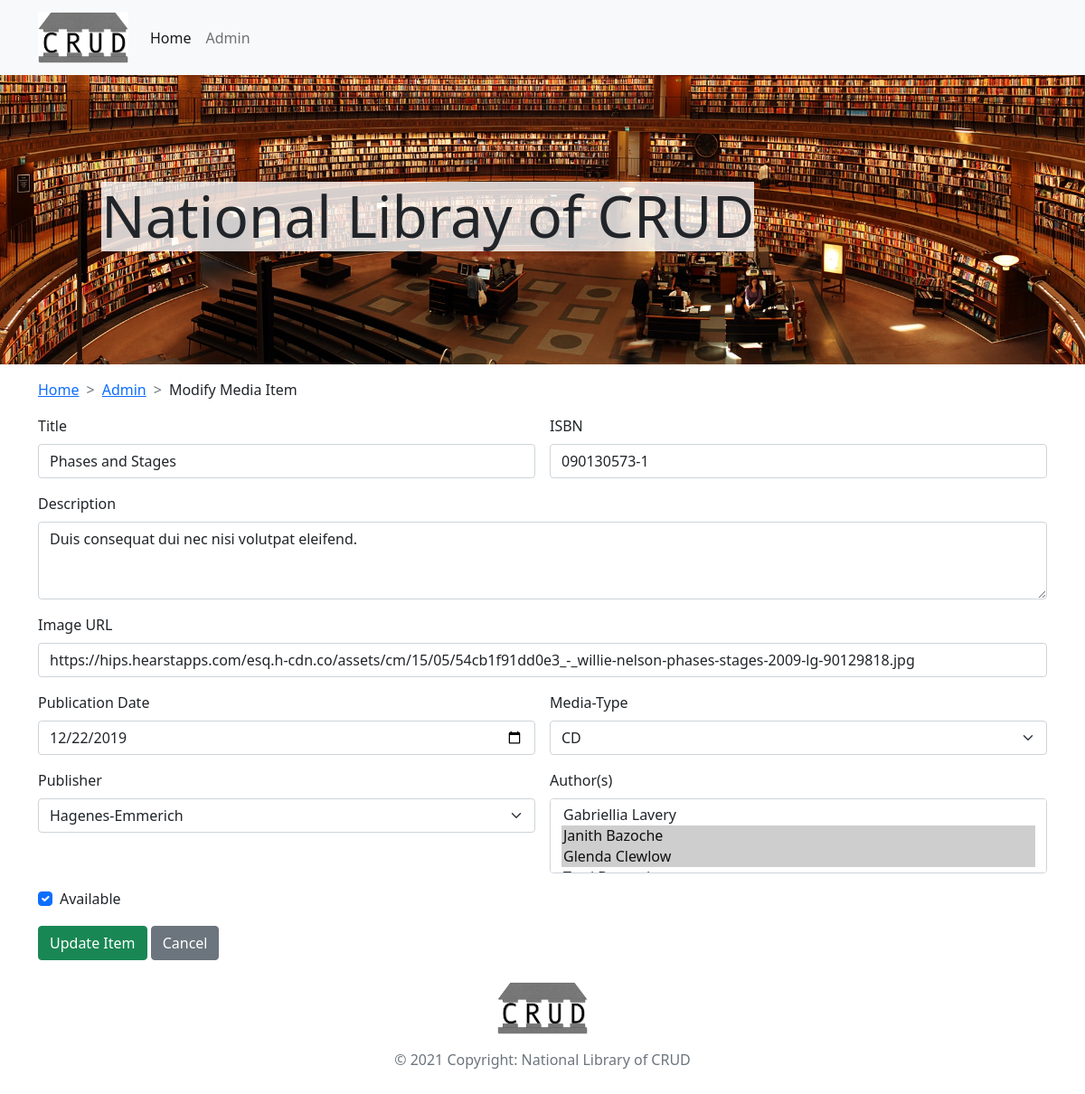
Page /modify.php?action=modify&mid=0000000002 on the committed database.
### tables this page shows
CREATE TABLE `media` (
  `mid` int(10) UNSIGNED ZEROFILL NOT NULL,
  `title` varchar(50) NOT NULL,
  `image` varchar(2000) NOT NULL,
  `isbn` char(13) NOT NULL,
  `description` text NOT NULL,
  `pub_date` date NOT NULL,
  `isAvailable` tinyint(1) NOT NULL,
  `type` enum('book','cd','dvd','') NOT NULL,
  `pid` int(10) UNSIGNED ZEROFILL NOT NULL
);

### components/c_modify.php (the view, shortened to what this page needs)
<?php
    require_once 'actions/db_connect.php';
    if ($_GET["action"] == "modify" || $_GET["action"] == "delete") {
        $mid = $_GET["mid"];
        $sql = "SELECT * FROM media WHERE mid=$mid";
        $result = $mysqli->query($sql);
        $media = $result->fetch_all(MYSQLI_ASSOC)[0];
        $mid = $media['mid'];
        $sql_author_media = "SELECT aid
                             FROM media
                             INNER JOIN media_author
                             ON media.mid = media_author.mid
                             WHERE $mid = media_author.mid";
        $result = $mysqli->query($sql_author_media);
        $media_author = $result->fetch_all(MYSQLI_ASSOC);
    }
    $disableText = $_GET["action"] == "delete" ? "disabled" : "";
    $sql_author = "SELECT * FROM author";
    $result = $mysqli->query($sql_author);
    $author = $result->fetch_all(MYSQLI_ASSOC);
    $sql_publisher = "SELECT pid,name FROM publisher";
    $result = $mysqli->query($sql_publisher);
    $publisher = $result->fetch_all(MYSQLI_ASSOC);
?>
<nav style="--bs-breadcrumb-divider: '>';" aria-label="breadcrumb">
    <ol class="breadcrumb">
        <li class="breadcrumb-item"><a href="index.php">Home</a></li>
        <li class="breadcrumb-item"><a href="admin.php">Admin</a></li>
        <li class="breadcrumb-item" aria-current="page"><?php echo ucfirst($_GET["action"]); ?> Media Item</li>
    </ol>
</nav>
<form class="row g-3" method="post" action="action.php">
    <div class="col-md-6">
        <label for="inputTitle" class="form-label">Title</label>
        <input type="text" class="form-control" name="title" id="inputTitle" value="<?php echo $media['title'] ?? ''; ?>" required <?php echo $disableText; ?>>
    </div>
    <div class="col-md-6">
        <label for="inputIsbn" class="form-label">ISBN</label>
        <input type="text" class="form-control" name="isbn" id="inputIsbn" value="<?php echo $media['isbn'] ?? ''; ?>" required <?php echo $disableText; ?>>
    </div>
    <div class="col-12">
        <label for="inputDescription" class="form-label">Description</label>
        <textarea type="text" class="form-control" name="description" id="inputDescription" rows="3" required <?php echo $disableText; ?>><?php echo $media['description'] ?? ''; ?></textarea>
    </div>
    <div class="col-md-12">
        <label for="inputUrl" class="form-label">Image URL</label>
        <input type="url" class="form-control" name="image" id="inputUrl" value="<?php echo $media['image'] ?? ''; ?>" <?php echo $disableText; ?>>
    </div>
    <div class="col-md-6">
        <label for="inputPubDate" class="form-label">Publication Date</label>
        <input type="date" class="form-control" name="pub_date" id="inputPubDate" value="<?php echo $media['pub_date'] ?? ''; ?>" required <?php echo $disableText; ?>>
    </div>
    <div class="col-md-6">
        <label for="inputType" class="form-label">Media-Type</label>
        <select id="inputType" class="form-select" name="type" <?php echo $disableText; ?>>
            <option value="cd" <?php if (isset($media)) echo $media['type'] == 'cd' ? 'selected' : ''; ?>>CD</option>
        </select>
    </div>
    <div class="col-md-6">
        <label for="inputPublisher" class="form-label">Publisher</label>
        <select id="inputType" class="form-select" name="pid" <?php echo $disableText; ?>>
            <?php
                foreach($publisher as $item){
                    $selectedString = $item["pid"] == $media["pid"] ? "selected" : "";
                    echo '<option value="'.$item["pid"].'"'.$selectedString.'>'.$item["name"].'</option>';
                }
            ?>
        </select>
    </div>
    <div class="col-md-6">
        <label for="inputAuthor" class="form-label">Author(s)</label>
        <select class="form-select" multiple size="3" id="inputAuthor" name="aid[]" <?php echo $disableText; ?>>
            <?php
                foreach($author as $item){
                    $selectedString = "";
                    foreach($media_author as $media_author_item) {
                        if ($item["aid"] == $media_author_item["aid"]) {
                            $selectedString = "selected";
                            break;
                        }
                    }
                    echo '<option value="'.$item["aid"].'"'.$selectedString.'>'.$item["fname"].' '.$item["lname"].'</option>';
                }
            ?>
        </select>
    </div>
    <div class="col-12">
        <div class="form-check">
            <label class="form-check-label" for="availCheck">Available</label>
            <input class="form-check-input" type="checkbox" name="isAvailable" value="true" id="availCheck" <?php if (isset($media)) echo $media['isAvailable'] ? "checked" : ""; ?> <?php echo $disableText; ?>>
        </div>
    </div>
    <div class="col-12">
        <?php
            switch ($_GET["action"]) {
                case "modify":
                    echo '<button type="submit" class="btn btn-success" name="action" value="modify">Update Item</button>';
                    break;
            }
        ?>
        <a class="btn btn-secondary" href="admin.php">Cancel</a>
    </div>
</form>

### css/style.css (style rules this page uses)
.logo { width: 100px; max-height: 100%; object-fit: contain; }
.hero { background: #fff url(../img/pexels-tamas-meszaros-12064.jpg) no-repeat center center; background-size: cover; height: 40vh; }
.bg-darker { background-color: rgba(255, 255, 255, 0.8); display: inline-block; }

### rows in the picture
media: title "Phases and Stages", isbn "090130573-1", description "Duis consequat dui nec nisi volutpat eleifend.", image "https://hips.hearstapps.com/esq.h-cdn.co/assets/cm/15/05/54cb1f91dd0e3_-_willie-nelson-phases-stages-2009-lg-90129818.jpg", pub_date "12/22/2019", type "CD", isAvailable "☑"

### other values in the picture
$_GET["action"] "Modify"
form field pid "Hagenes-Emmerich"
form field value "Gabriellia Lavery / Janith Bazoche ☑ / Glenda Clewlow ☑"
